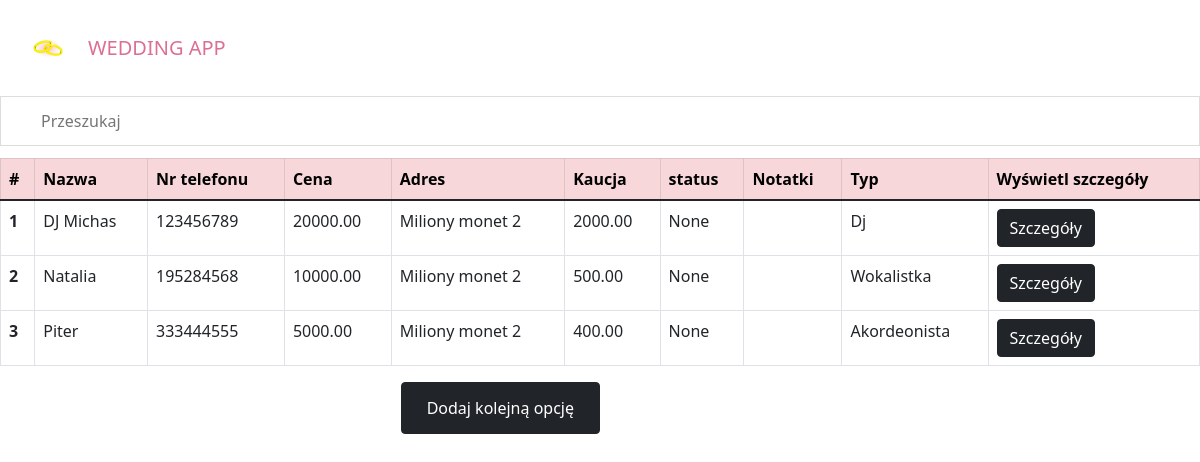
/music, run on the app's committed database.
### wedding/models.py (models this page shows, shortened)
class StandardInfo(models.Model):
    name = models.CharField(max_length=100)
    phone_number = models.CharField(max_length=9)
    email_address = models.CharField(max_length=30, null=True,blank=True)
    price = models.DecimalField(max_digits=8,decimal_places=2)
    address = models.CharField(max_length = 100,null=True, blank=True)
    caution = models.DecimalField(max_digits=8, decimal_places=2)
    approved = models.BooleanField(blank = True, null=True)
    notes = models.TextField(blank=True, null=True)
    class Meta:
        abstract = True

class Music(StandardInfo):
    type = models.CharField(max_length=20)
    def get_absolute_url(self):
        return reverse('music-detail', kwargs={'pk' : self.pk})
    def get_add_url(self):
        return reverse('music-add')

### wedding/views.py (the view)
# urls.py: path('music', views.MusicListView.as_view(), name='music_list'),
class MusicListView(ListView):
    model = Music

### wedding/templatetags/tags.py (called while the page is built)
@register.inclusion_tag('wedding/table.html')
def get_table(queryset):
    item = queryset.first()
    columns = [k for k,v in item.__dict__.items() if k != '_state' and k != 'id' and k!='email_address']
    items = [item for item in queryset]
    column_labels = []
    for idx, key in enumerate(columns):
        if key in labels.keys():
            column_labels.append(labels[key])
    print("*******************")
    print(items)
    print("*******************")
    print("********COLUMNS***********")
    print(columns)
    print("*******************")
    print("********COLUMNS LABELS***********")
    print(column_labels)
    print("*******************")
    add_url = item.get_add_url()
    return {'items' : items, 'columns' : columns,'column_labels': column_labels ,'add_url':add_url}

@register.simple_tag(name='get_attribute_for_object')
def get_attribute_for_object(obj, attribute_name, *args):
    attribute = getattr(obj, attribute_name)
    return attribute

### wedding/templates/wedding/music_list.html
{% extends 'index.html' %}
{% load static %}
{% load tags %}
{% block content %}
{% if object_list %}
  {% get_table object_list%}
  {% else %}
  <div style="text-align:center">
  <h5>Nie dodałeś jeszcze żadnej muzyki</h5>
  <button type="submit" class="btn btn-dark"><a href={% url 'music-add' %} > Dodaj muzyke </a></button>
  </div>
  {% endif %}
{% endblock %}

### wedding/templates/wedding/table.html (shortened to what this page needs)
{% load static %}
{% load tags %}
<link rel="stylesheet" type="text/css" href="{% static 'wedding/table.css' %}">
<input type="text" id="myInput" onkeyup="searchFunction()" placeholder="Przeszukaj ">
<table class="table table-bordered" id="myTable">
    <thead>
        <tr class="table-danger">
            <th scope="col" onclick="sortTableById()">#</th>
            {% for column in column_labels %}
                <th scope="col", onclick="sortTable({{forloop.counter|add:-1}})">{{column}}</th>
            {% endfor %}
            <th scope="col"> Wyświetl szczegóły</th>
            </tr>
    <tbody>
    {% for item in items %}
    <tr>
        <th scope="row">{{forloop.counter}}</th>
        {% for column in columns %}
        <td>{% get_attribute_for_object item column%}</td>
        {% endfor %}
        <td><a href={{ item.get_absolute_url }} class="btn btn-dark">Szczegóły</a></td>
      </tr>
    {% endfor %}
    </tbody>
  </table>
  <button type="submit" class="btn btn-dark" style="position: absolute; right: 50%;"><a href={{ add_url }} class="btn btn-dark">Dodaj kolejną opcję</a></button>

### wedding/static/wedding/table.css (style rules this page uses)
#myInput { background-image: url('https://www.w3schools.com/css/searchicon.png'); background-position: 10px 12px; background-repeat: no-repeat; width: 100%; font-size: 16px; padding: 12px 20px 12px 40px; border: 1px solid #ddd; margin-bottom: 12px; }

### data on the page
Music: name "DJ Michas" "123456789" "20000.00" "Miliony monet 2" "2000.00" "None" "Dj"
Music: name "Natalia" "195284568" "10000.00" "Miliony monet 2" "500.00" "None" "Wokalistka"
Music: name "Piter" "333444555" "5000.00" "Miliony monet 2" "400.00" "None" "Akordeonista"

### other printed values
{{ column }} "Nazwa" "Nr telefonu" "Cena" "Adres" "Kaucja" "status" "Notatki" "Typ"
